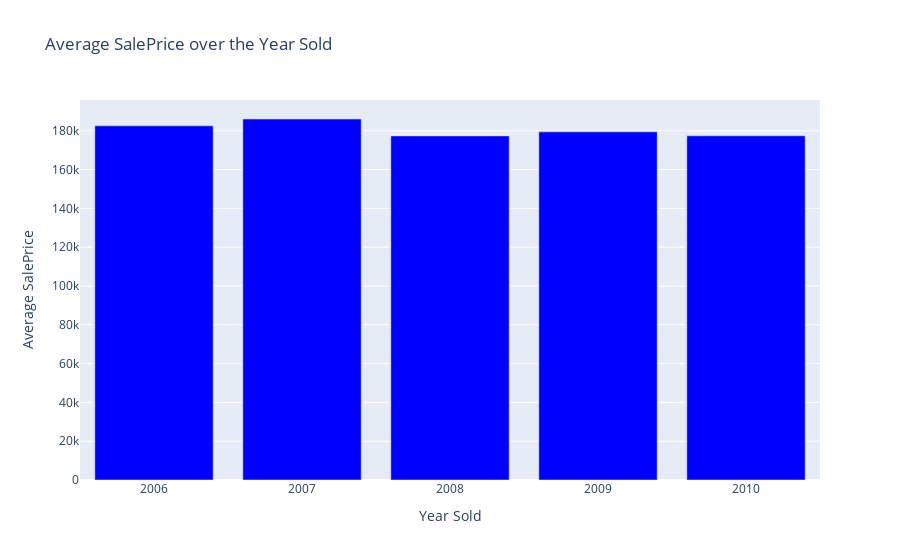

Notebook code cell kept with this figure:
### Code cell
dy=pd.DataFrame(df.groupby('YrSold')['SalePrice'].mean().reset_index().values,
                    columns=["YrSold","SalePrice"])
fig = go.Figure(layout={'title':"Average SalePrice over the Year Sold",'xaxis':{'title':"Year Sold"}
                        ,'yaxis':{'title':"Average SalePrice"}})
# Add traces
fig.add_trace(go.Bar(x=dy.YrSold, y=dy.SalePrice,marker=dict(color="blue")))
fig.show()

### Figure 1 — Plotly figure (JSON) as saved in the notebook; plotly's stock layout.template omitted (floating-point values rounded to 4 significant figures)
{"data": [{"marker": {"color": "blue"}, "type": "bar", "x": [2006, 2007, 2008, 2009, 2010], "y": [182500.0, 186100.0, 177400.0, 179400.0, 177400.0]}], "layout": {"title": {"text": "Average SalePrice over the Year Sold"}, "xaxis": {"title": {"text": "Year Sold"}}, "yaxis": {"title": {"text": "Average SalePrice"}}}}
